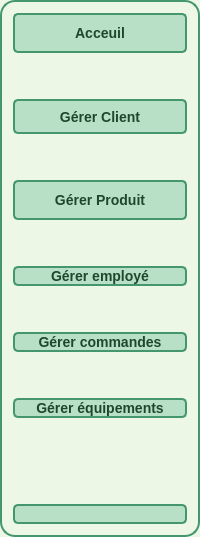
     <widget class="QFrame" name="header">
      <property name="minimumSize">
       <size>
        <width>0</width>
        <height>0</height>
       </size>
      </property>
      <property name="styleSheet">
       <string notr="true">
background-color: #edf7e6;         /* Light green inside background */
border: 2px solid rgb(68, 150, 109); /* Green border */
border-radius: 15px;                /* Rounded corners with 15px radius */
</string>
      </property>
      <property name="frameShape">
       <enum>QFrame::Shape::StyledPanel</enum>
      </property>
      <property name="frameShadow">
       <enum>QFrame::Shadow::Raised</enum>
      </property>
      <layout class="QVBoxLayout" name="verticalLayout_3">
       <item>
        <widget class="QPushButton" name="bouttonacceuil">
         <property name="minimumSize">
          <size>
           <width>0</width>
           <height>40</height>
          </size>
         </property>
         <property name="styleSheet">
          <string notr="true">QPushButton {
    background-color: #b8e0c7;
    color: #1f472e;
    font-family: &quot;Roboto&quot;, sans-serif;
    font-size: 14px;
    font-weight: bold; /* texte en gras */
    border-radius: 5px; /* coins arrondis */
    transition: background-color 0.3s ease, border 0.3s ease, transform 0.3s ease; /* ajoute une transition pour l'agrandissement */
}

QPushButton:hover {
    background-color: #A0D6B4;
    border: 1px solid #4CAF50;
    box-shadow: 2px 2px 5px rgba(0, 0, 0, 0.3);
    transform: scale(1.05); /* agrandit le bouton de 5% */
}



</string>
         </property>
         <property name="text">
          <string>Acceuil</string>
         </property>
        </widget>
       </item>
       <item>
        <spacer name="verticalSpacer">
         <property name="orientation">
          <enum>Qt::Orientation::Vertical</enum>
         </property>
         <property name="sizeHint" stdset="0">
          <size>
           <width>20</width>
           <height>40</height>
          </size>
         </property>
        </spacer>
       </item>
       <item>
        <widget class="QPushButton" name="buttongererClient">
         <property name="minimumSize">
          <size>
           <width>0</width>
           <height>35</height>
          </size>
         </property>
         <property name="styleSheet">
          <string notr="true">QPushButton {
    background-color: #b8e0c7;
    color: #1f472e;
    font-family: &quot;Roboto&quot;, sans-serif;
    font-size: 14px;
    font-weight: bold; /* texte en gras */
    border-radius: 5px; /* coins arrondis */
    transition: background-color 0.3s ease, border 0.3s ease, transform 0.3s ease; /* ajoute une transition pour l'agrandissement */
}

QPushButton:hover {
    background-color: #A0D6B4;
    border: 1px solid #4CAF50;
    box-shadow: 2px 2px 5px rgba(0, 0, 0, 0.3);
    transform: scale(1.05); /* agrandit le bouton de 5% */
}



</string>
         </property>
         <property name="text">
          <string>Gérer Client</string>
         </property>
         <property name="autoExclusive">
          <bool>true</bool>
         </property>
        </widget>
       </item>
       <item>
        <spacer name="verticalSpacer_2">
         <property name="orientation">
          <enum>Qt::Orientation::Vertical</enum>
         </property>
         <property name="sizeHint" stdset="0">
          <size>
           <width>20</width>
           <height>40</height>
          </size>
         </property>
        </spacer>
       </item>
       <item>
        <widget class="QPushButton" name="buttongererProduit">
         <property name="minimumSize">
          <size>
           <width>0</width>
           <height>40</height>
          </size>
         </property>
         <property name="cursor">
          <cursorShape>PointingHandCursor</cursorShape>
         </property>
         <property name="styleSheet">
          <string notr="true">QPushButton {
    background-color: #b8e0c7;
    color: #1f472e;
    font-family: &quot;Roboto&quot;, sans-serif;
    font-size: 14px;
    font-weight: bold; /* texte en gras */
    border-radius: 5px; /* coins arrondis */
    transition: background-color 0.3s ease, border 0.3s ease, transform 0.3s ease; /* ajoute une transition pour l'agrandissement */
}

QPushButton:hover {
    background-color: #A0D6B4;
    border: 1px solid #4CAF50;
    box-shadow: 2px 2px 5px rgba(0, 0, 0, 0.3);
    transform: scale(1.05); /* agrandit le bouton de 5% */
}



</string>
         </property>
         <property name="text">
          <string>Gérer Produit</string>
         </property>
         <property name="autoExclusive">
          <bool>true</bool>
         </property>
        </widget>
       </item>
       <item>
        <spacer name="verticalSpacer_3">
         <property name="orientation">
          <enum>Qt::Orientation::Vertical</enum>
         </property>
         <property name="sizeHint" stdset="0">
          <size>
           <width>20</width>
           <height>40</height>
          </size>
         </property>
        </spacer>
       </item>
       <item>
        <widget class="QPushButton" name="pushButton_2">
         <property name="styleSheet">
          <string notr="true">QPushButton {
    background-color: #b8e0c7;
    color: #1f472e;
    font-family: &quot;Roboto&quot;, sans-serif;
    font-size: 14px;
    font-weight: bold; /* texte en gras */
    border-radius: 5px; /* coins arrondis */
    transition: background-color 0.3s ease, border 0.3s ease, transform 0.3s ease; /* ajoute une transition pour l'agrandissement */
}

QPushButton:hover {
    background-color: #A0D6B4;
    border: 1px solid #4CAF50;
    box-shadow: 2px 2px 5px rgba(0, 0, 0, 0.3);
    transform: scale(1.05); /* agrandit le bouton de 5% */
}



</string>
         </property>
         <property name="text">
          <string>Gérer employé</string>
         </property>
         <property name="autoExclusive">
          <bool>true</bool>
         </property>
        </widget>
       </item>
       <item>
        <spacer name="verticalSpacer_4">
         <property name="orientation">
          <enum>Qt::Orientation::Vertical</enum>
         </property>
         <property name="sizeHint" stdset="0">
          <size>
           <width>20</width>
           <height>40</height>
          </size>
         </property>
        </spacer>
       </item>
       <item>
        <widget class="QPushButton" name="pushButton">
         <property name="styleSheet">
          <string notr="true">QPushButton {
    background-color: #b8e0c7;
    color: #1f472e;
    font-family: &quot;Roboto&quot;, sans-serif;
    font-size: 14px;
    font-weight: bold; /* texte en gras */
    border-radius: 5px; /* coins arrondis */
    transition: background-color 0.3s ease, border 0.3s ease, transform 0.3s ease; /* ajoute une transition pour l'agrandissement */
}

QPushButton:hover {
    background-color: #A0D6B4;
    border: 1px solid #4CAF50;
    box-shadow: 2px 2px 5px rgba(0, 0, 0, 0.3);
    transform: scale(1.05); /* agrandit le bouton de 5% */
}



</string>
         </property>
         <property name="text">
          <string>Gérer commandes</string>
         </property>
         <property name="autoExclusive">
          <bool>true</bool>
         </property>
        </widget>
       </item>
       <item>
        <spacer name="verticalSpacer_5">
         <property name="orientation">
          <enum>Qt::Orientation::Vertical</enum>
         </property>
         <property name="sizeHint" stdset="0">
          <size>
           <width>20</width>
           <height>40</height>
          </size>
         </property>
        </spacer>
       </item>
       <item>
        <widget class="QPushButton" name="pushButton_3">
         <property name="styleSheet">
          <string notr="true">QPushButton {
    background-color: #b8e0c7;
    color: #1f472e;
    font-family: &quot;Roboto&quot;, sans-serif;
    font-size: 14px;
    font-weight: bold; /* texte en gras */
    border-radius: 5px; /* coins arrondis */
    transition: background-color 0.3s ease, border 0.3s ease, transform 0.3s ease; /* ajoute une transition pour l'agrandissement */
}

QPushButton:hover {
    background-color: #A0D6B4;
    border: 1px solid #4CAF50;
    box-shadow: 2px 2px 5px rgba(0, 0, 0, 0.3);
    transform: scale(1.05); /* agrandit le bouton de 5% */
}



</string>
         </property>
         <property name="text">
          <string>Gérer équipements</string>
         </property>
         <property name="autoExclusive">
          <bool>true</bool>
         </property>
        </widget>
       </item>
       <item>
        <spacer name="verticalSpacer_7">
         <property name="orientation">
          <enum>Qt::Orientation::Vertical</enum>
         </property>
         <property name="sizeHint" stdset="0">
          <size>
           <width>20</width>
           <height>40</height>
          </size>
         </property>
        </spacer>
       </item>
       <item>
        <spacer name="verticalSpacer_6">
         <property name="orientation">
          <enum>Qt::Orientation::Vertical</enum>
         </property>
         <property name="sizeHint" stdset="0">
          <size>
           <width>20</width>
           <height>40</height>
          </size>
         </property>
        </spacer>
       </item>
       <item>
        <widget class="QPushButton" name="pushButton_4">
         <property name="styleSheet">
          <string notr="true">QPushButton {
    background-color: #b8e0c7;
    color: #1f472e;
    font-family: &quot;Roboto&quot;, sans-serif;
    font-size: 14px;
    font-weight: bold; /* texte en gras */
    border-radius: 5px; /* coins arrondis */
    transition: background-color 0.3s ease, border 0.3s ease, transform 0.3s ease; /* ajoute une transition pour l'agrandissement */
}

QPushButton:hover {
    background-color: #A0D6B4;
    border: 1px solid #4CAF50;
    box-shadow: 2px 2px 5px rgba(0, 0, 0, 0.3);
    transform: scale(1.05); /* agrandit le bouton de 5% */
}



</string>
         </property>
         <property name="text">
          <string/>
         </property>
         <property name="autoExclusive">
          <bool>true</bool>
         </property>
        </widget>
       </item>
      </layout>
     </widget>
